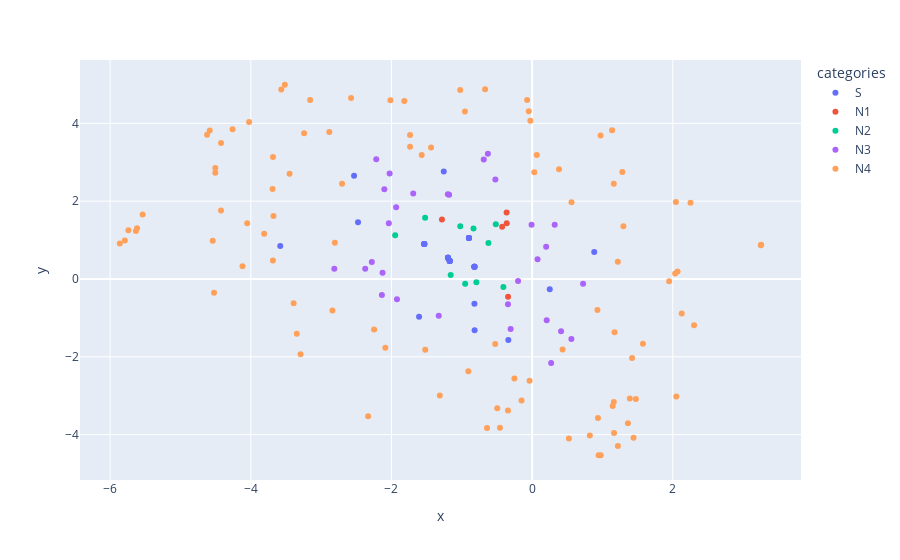

The notebook cell this image was saved under:
### Code cell
import plotly.express as px
import pandas as pd
from sklearn.manifold import TSNE

tsne = TSNE(n_components=2, perplexity=50)
z2d = tsne.fit_transform(action_z)

df = pd.DataFrame(
    dict(
        x=z2d[:,0], y=z2d[:,1],
        categories=categories,
        name=names,
        ntypes=colors
    )
)

fig = px.scatter(df, x='x', y='y', hover_data=['name'], color='categories')
fig.show()

### Figure 1 — Plotly figure (JSON) as saved in the notebook; plotly's stock layout.template omitted (floating-point values rounded to 4 significant figures)
{"data": [{"customdata": [["AddNode, 0"], ["AddNode, 1"], ["AddNode, 2"], ["AddNode, 3"], ["AddNode, 4"], ["ChangeFeature, 0"], ["ChangeFeature, 1"], ["ChangeFeature, 2"], ["ChangeFeature, 3"], ["ChangeFeature, 4"], ["DeleteNode, 0"], ["DeleteNode, 1"], ["DeleteNode, 2"], ["DeleteNode, 3"], ["DeleteNode, 4"], ["AcceptingEdges, 0"], ["AcceptingEdges, 1"], ["AcceptingEdges, 2"], ["AcceptingEdges, 3"], ["AcceptingEdges, 4"], ["NotAcceptingEdges, 0"], ["NotAcceptingEdges, 1"], ["NotAcceptingEdges, 2"], ["NotAcceptingEdges, 3"], ["NotAcceptingEdges, 4"], ["AddEdge, 0"], ["AddEdge, 1"], ["AddEdge, 2"], ["AddEdge, 3"], ["AddEdge, 4"], ["IsolateNode, 0"], ["IsolateNode, 1"], ["IsolateNode, 2"], ["IsolateNode, 3"], ["IsolateNode, 4"]], "hovertemplate": "categories=S<br>x=%{x}<br>y=%{y}<br>name=%{customdata[0]}<extra></extra>", "legendgroup": "S", "marker": {"color": "#636efa", "symbol": "circle"}, "mode": "markers", "name": "S", "orientation": "v", "showlegend": true, "type": "scatter", "x": [-1.256, -0.8176, -3.581, -0.338, -2.531, -2.475, 0.8833, -0.8201, 0.2508, -1.607, -1.533, -1.533, -1.533, -1.533, -1.533, -0.8203, -0.8203, -0.8203, -0.8203, -0.8203, -1.171, -1.171, -1.171, -1.171, -1.171, -1.196, -1.196, -1.196, -1.196, -1.196, -0.8979, -0.8979, -0.8979, -0.8979, -0.8979], "xaxis": "x", "y": [2.764, -1.318, 0.8498, -1.571, 2.656, 1.458, 0.6912, -0.6337, -0.2628, -0.9698, 0.8988, 0.8988, 0.8988, 0.8988, 0.8988, 0.3151, 0.3151, 0.3151, 0.3151, 0.3151, 0.4633, 0.4633, 0.4633, 0.4633, 0.4633, 0.547, 0.547, 0.547, 0.547, 0.547, 1.052, 1.052, 1.052, 1.052, 1.052], "yaxis": "y"}, {"customdata": [["G1, 0"], ["G1, 1"], ["G1, 2"], ["G1, 3"], ["G1, 4"]], "hovertemplate": "categories=N1<br>x=%{x}<br>y=%{y}<br>name=%{customdata[0]}<extra></extra>", "legendgroup": "N1", "marker": {"color": "#EF553B", "symbol": "circle"}, "mode": "markers", "name": "N1", "orientation": "v", "showlegend": true, "type": "scatter", "x": [-0.3606, -0.3416, -0.3626, -0.426, -1.282], "xaxis": "x", "y": [1.433, -0.4548, 1.708, 1.344, 1.529], "yaxis": "y"}, {"customdata": [["G2, 0"], ["G2, 1"], ["G2, 2"], ["G2, 3"], ["G2, 4"], ["G6, 0"], ["G6, 1"], ["G6, 2"], ["G6, 3"], ["G6, 4"]], "hovertemplate": "categories=N2<br>x=%{x}<br>y=%{y}<br>name=%{customdata[0]}<extra></extra>", "legendgroup": "N2", "marker": {"color": "#00cc96", "symbol": "circle"}, "mode": "markers", "name": "N2", "orientation": "v", "showlegend": true, "type": "scatter", "x": [-0.9516, -0.4082, -1.521, -1.158, -1.947, -0.6211, -0.7926, -0.5164, -1.022, -0.8329], "xaxis": "x", "y": [-0.1196, -0.2049, 1.575, 0.1, 1.122, 0.9273, -0.08112, 1.405, 1.357, 1.296], "yaxis": "y"}, {"customdata": [["G3, 0"], ["G3, 1"], ["G3, 2"], ["G3, 3"], ["G3, 4"], ["G5, 0"], ["G5, 1"], ["G5, 2"], ["G5, 3"], ["G5, 4"], ["G7, 0"], ["G7, 1"], ["G7, 2"], ["G7, 3"], ["G7, 4"], ["G9, 0"], ["G9, 1"], ["G9, 2"], ["G9, 3"], ["G9, 4"], ["G11, 0"], ["G11, 1"], ["G11, 2"], ["G11, 3"], ["G11, 4"], ["G23, 0"], ["G23, 1"], ["G23, 2"], ["G23, 3"], ["G23, 4"]], "hovertemplate": "categories=N3<br>x=%{x}<br>y=%{y}<br>name=%{customdata[0]}<extra></extra>", "legendgroup": "N3", "marker": {"color": "#ab63fa", "symbol": "circle"}, "mode": "markers", "name": "N3", "orientation": "v", "showlegend": true, "type": "scatter", "x": [0.07772, -1.198, -0.1998, -2.136, -1.328, -2.216, -1.921, 0.2074, -2.037, -0.343, -2.279, 0.2707, -0.007936, -0.5224, -1.69, -0.3052, -2.373, -2.026, 0.5583, -2.101, 0.3211, -1.18, 0.4116, -0.6876, 0.1997, -0.6286, 0.7246, -2.126, -2.812, -1.933], "xaxis": "x", "y": [0.505, 2.177, -0.05127, -0.4123, -0.9439, 3.078, -0.5224, -1.059, 1.432, -0.6491, 0.4385, -2.157, 1.391, 2.556, 2.197, -1.283, 0.2645, 2.714, -1.541, 2.309, 1.397, 2.166, -1.344, 3.073, 0.831, 3.216, -0.12, 0.1576, 0.2605, 1.84], "yaxis": "y"}, {"customdata": [["G4, 0"], ["G4, 1"], ["G4, 2"], ["G4, 3"], ["G4, 4"], ["G8, 0"], ["G8, 1"], ["G8, 2"], ["G8, 3"], ["G8, 4"], ["G10, 0"], ["G10, 1"], ["G10, 2"], ["G10, 3"], ["G10, 4"], ["G12, 0"], ["G12, 1"], ["G12, 2"], ["G12, 3"], ["G12, 4"], ["G13, 0"], ["G13, 1"], ["G13, 2"], ["G13, 3"], ["G13, 4"], ["G14, 0"], ["G14, 1"], ["G14, 2"], ["G14, 3"], ["G14, 4"], ["G15, 0"], ["G15, 1"], ["G15, 2"], ["G15, 3"], ["G15, 4"], ["G16, 0"], ["G16, 1"], ["G16, 2"], ["G16, 3"], ["G16, 4"], ["G17, 0"], ["G17, 1"], ["G17, 2"], ["G17, 3"], ["G17, 4"], ["G18, 0"], ["G18, 1"], ["G18, 2"], ["G18, 3"], ["G18, 4"], ["G19, 0"], ["G19, 1"], ["G19, 2"], ["G19, 3"], ["G19, 4"], ["G20, 0"], ["G20, 1"], ["G20, 2"], ["G20, 3"], ["G20, 4"], ["G21, 0"], ["G21, 1"], ["G21, 2"], ["G21, 3"], ["G21, 4"], ["G22, 0"], ["G22, 1"], ["G22, 2"], ["G22, 3"], ["G22, 4"], ["G24, 0"], ["G24, 1"], ["G24, 2"], ["G24, 3"], ["G24, 4"], ["G25, 0"], ["G25, 1"], ["G25, 2"], ["G25, 3"], ["G25, 4"], ["G26, 0"], ["G26, 1"], ["G26, 2"], ["G26, 3"], ["G26, 4"], ["G27, 0"], ["G27, 1"], ["G27, 2"], ["G27, 3"], ["G27, 4"], ["G28, 0"], ["G28, 1"], ["G28, 2"], ["G28, 3"], ["G28, 4"], ["G29, 0"], ["G29, 1"], ["G29, 2"], ["G29, 3"], ["G29, 4"]], "hovertemplate": "categories=N4<br>x=%{x}<br>y=%{y}<br>name=%{customdata[0]}<extra></extra>", "legendgroup": "N4", "marker": {"color": "#FFA15A", "symbol": "circle"}, "mode": "markers", "name": "N4", "orientation": "v", "showlegend": true, "type": "scatter", "x": [-4.023, 1.145, -4.423, -3.241, 0.9761, 2.05, -3.448, -5.862, -2.839, -1.735, -3.69, -4.504, 0.936, -3.683, 1.162, -1.022, 0.9292, -5.617, -0.3436, 2.127, -5.633, -1.436, 2.303, -2.702, 0.3827, 1.443, -0.5243, 0.9731, -0.04755, -4.422, -4.522, -4.583, -0.4957, 1.165, 0.5606, -2.331, 1.362, -4.504, 1.298, -5.791, -1.312, 1.576, -0.07119, 1.137, 2.034, -4.62, -2.883, 1.475, -4.541, 0.9459, -3.677, -3.515, -2.804, 3.252, 0.8203, -3.809, -3.685, -2.247, -2.087, 0.06685, -0.4572, -0.03598, 1.172, -3.566, -3.39, 2.252, -1.817, -4.117, -0.9545, 0.5232, -0.6409, -5.538, 2.068, 1.389, -2.574, -3.292, 1.948, -0.6684, 1.421, -5.74, -1.735, -0.2521, -0.02533, -4.051, 0.03099, 1.218, -1.519, -4.259, 0.4334, -0.9065, -3.345, 1.219, 1.161, 2.044, -2.014, -0.1502, 3.257, 1.283, -1.57, -3.156], "xaxis": "x", "y": [4.035, -3.264, 1.761, 3.746, -4.53, -3.024, 2.704, 0.9135, -0.8104, 3.699, 2.315, 2.728, -3.574, 3.136, -3.165, 4.858, -0.7988, 1.303, -3.383, -0.8843, 1.231, 3.381, -1.191, 2.448, 2.822, -4.083, -1.671, 3.69, 4.313, 3.494, -0.3571, 3.815, -3.322, -3.959, 1.975, -3.527, -3.71, 2.855, 1.358, 0.9877, -2.993, -1.668, 4.597, 3.822, 0.1428, 3.708, 3.78, -3.086, 0.9807, -4.531, 1.622, 4.992, 0.9312, 0.8677, -4.023, 1.165, 0.4761, -1.297, -1.766, 3.184, -3.827, -2.619, -1.371, 4.869, -0.6252, 1.961, 4.577, 0.3303, 4.306, -4.099, -3.83, 1.659, 0.1936, -3.072, 4.653, -1.937, -0.05542, 4.878, -2.028, 1.254, 3.397, -2.557, 4.067, 1.434, 2.74, 0.4409, -1.816, 3.846, -1.81, -2.371, -1.408, -4.294, 2.447, 1.982, 4.594, -3.126, 0.877, 2.749, 3.186, 4.598], "yaxis": "y"}], "layout": {"legend": {"title": {"text": "categories"}, "tracegroupgap": 0}, "margin": {"t": 60}, "xaxis": {"anchor": "y", "domain": [0, 1], "title": {"text": "x"}}, "yaxis": {"anchor": "x", "domain": [0, 1], "title": {"text": "y"}}}}
